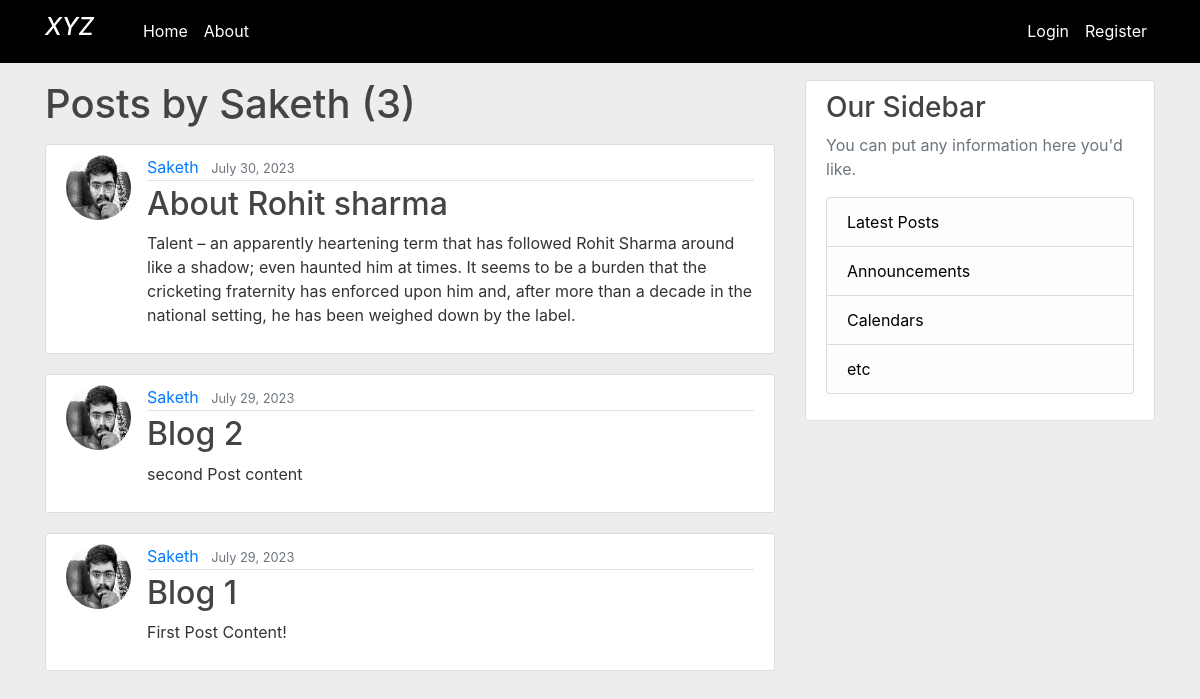
Screenshot of /user/Saketh with the database file from the repository.
### blog/models.py (models this page shows, shortened)
class Post(models.Model):
    title = models.CharField(max_length=100)
    content = models.TextField()
    date_posted = models.DateTimeField(default=timezone.now)
    author = models.ForeignKey(User, on_delete=models.CASCADE)

### users/models.py (models this page shows, shortened)
class Profile(models.Model):
    user = models.OneToOneField(User,on_delete=models.CASCADE)
    image = models.ImageField(default='default.jpg',upload_to='profile_pics')

### blog/views.py (the view)
# urls.py: path('user/<str:username>', UserPostListView.as_view(), name='user-posts'),
class UserPostListView(ListView):
    model = Post
    template_name = 'blog/user_posts.html'  # <app>/<model>_<viewtype>.html
    context_object_name = 'posts'
    paginate_by = 5
    def get_queryset(self):
        user = get_object_or_404(User, username=self.kwargs.get('username'))
        return Post.objects.filter(author=user).order_by('-date_posted')

### blog/templates/blog/user_posts.html (shortened to what this page needs)
{% extends "blog/base.html" %}
{% block content %}
    <h1 class="mb-3">Posts by {{ view.kwargs.username }} ({{ page_obj.paginator.count }})</h1>
    {% for post in posts %}
        <article class="media content-section">
          <img class="rounded-circle article-img" src="{{ post.author.profile.image.url }}">
          <div class="media-body">
            <div class="article-metadata">
              <a class="mr-2" href="{% url 'user-posts' post.author.username %}">{{ post.author }}</a>
              <small class="text-muted">{{ post.date_posted|date:"F d, Y" }}</small>
            </div>
            <h2><a class="article-title" href="{% url 'post-detail' post.id %}">{{ post.title }}</a></h2>
            <p class="article-content">{{ post.content }}</p>
          </div>
        </article>
    {% endfor %}
{% endblock content %}

### blog/static/blog/main.css (style rules this page uses)
body { background: #eeeded; color: #333333; margin-top: 5rem; }
h1, h2, h3, h4, h5, h6 { color: #444444; }
.content-section , .content-section1 { background: #ffffff; padding: 10px 20px; border: 1px solid #dddddd; border-radius: 3px; margin-bottom: 20px; }
.article-title { color: #444444; }
.article-content { white-space: pre-line; }
.article-img { height: 65px; width: 65px; margin-right: 16px; }
.article-metadata { padding-bottom: 1px; margin-bottom: 4px; border-bottom: 1px solid #e3e3e3 }

### rows the page displays
Post: author.profile.image (picture), author "Saketh", date_posted "July 30, 2023", title "About Rohit sharma", content "Talent – an apparently heartening term that has followed Rohit Sharma around like a shadow; even haunted him at times. It seems to be a burden that the cricketing fraternity has enforced upon him and, after more than a decade in the national setting, he has been weighed down by the label."
Post: author.profile.image (picture), author "Saketh", date_posted "July 29, 2023", title "Blog 2", content "second Post content"
Post: author.profile.image (picture), author "Saketh", date_posted "July 29, 2023", title "Blog 1", content "First Post Content!"

### other values shown
{{ view.kwargs.username }} "Saketh"
{{ page_obj.paginator.count }} "3"
